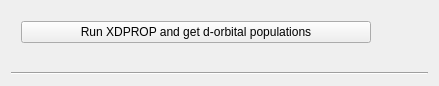
            <widget class="QWidget" name="page_9">
             <property name="geometry">
              <rect>
               <x>0</x>
               <y>0</y>
               <width>439</width>
               <height>86</height>
              </rect>
             </property>
             <attribute name="label">
              <string>Get d-orbital populations</string>
             </attribute>
             <layout class="QGridLayout" name="gridLayout_17">
              <item row="0" column="0">
               <layout class="QVBoxLayout" name="verticalLayout_14">
                <item>
                 <layout class="QHBoxLayout" name="horizontalLayout_30" stretch="0,0">
                  <property name="leftMargin">
                   <number>10</number>
                  </property>
                  <property name="topMargin">
                   <number>10</number>
                  </property>
                  <property name="rightMargin">
                   <number>10</number>
                  </property>
                  <property name="bottomMargin">
                   <number>10</number>
                  </property>
                  <item>
                   <layout class="QVBoxLayout" name="verticalLayout_30">
                    <property name="rightMargin">
                     <number>20</number>
                    </property>
                    <item>
                     <widget class="QPushButton" name="getDpopsBut">
                      <property name="sizePolicy">
                       <sizepolicy hsizetype="Fixed" vsizetype="Fixed">
                        <horstretch>0</horstretch>
                        <verstretch>0</verstretch>
                       </sizepolicy>
                      </property>
                      <property name="minimumSize">
                       <size>
                        <width>350</width>
                        <height>0</height>
                       </size>
                      </property>
                      <property name="maximumSize">
                       <size>
                        <width>300</width>
                        <height>16777215</height>
                       </size>
                      </property>
                      <property name="text">
                       <string>Run XDPROP and get d-orbital populations</string>
                      </property>
                     </widget>
                    </item>
                    <item>
                     <spacer name="verticalSpacer_22">
                      <property name="orientation">
                       <enum>Qt::Vertical</enum>
                      </property>
                      <property name="sizeHint" stdset="0">
                       <size>
                        <width>20</width>
                        <height>40</height>
                       </size>
                      </property>
                     </spacer>
                    </item>
                   </layout>
                  </item>
                  <item>
                   <layout class="QVBoxLayout" name="verticalLayout_41">
                    <item>
                     <widget class="QLabel" name="getDpopsStatusLab">
                      <property name="text">
                       <string/>
                      </property>
                     </widget>
                    </item>
                    <item>
                     <spacer name="verticalSpacer_23">
                      <property name="orientation">
                       <enum>Qt::Vertical</enum>
                      </property>
                      <property name="sizeHint" stdset="0">
                       <size>
                        <width>20</width>
                        <height>40</height>
                       </size>
                      </property>
                     </spacer>
                    </item>
                   </layout>
                  </item>
                 </layout>
                </item>
                <item>
                 <spacer name="verticalSpacer_21">
                  <property name="orientation">
                   <enum>Qt::Vertical</enum>
                  </property>
                  <property name="sizeHint" stdset="0">
                   <size>
                    <width>20</width>
                    <height>40</height>
                   </size>
                  </property>
                 </spacer>
                </item>
                <item>
                 <widget class="Line" name="line_2">
                  <property name="orientation">
                   <enum>Qt::Horizontal</enum>
                  </property>
                 </widget>
                </item>
               </layout>
              </item>
             </layout>
            </widget>
